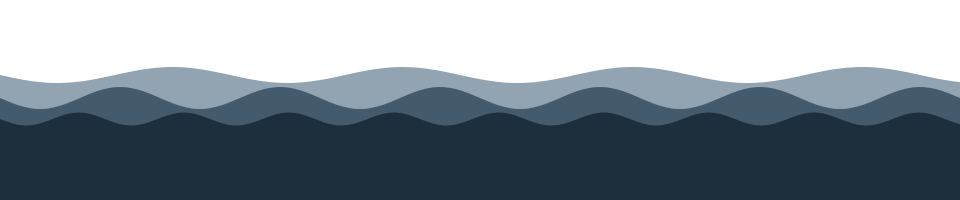
#> input picture parallax2/efectos/agua-00.png, 1920 x 400 px (shown at 1/2 size)
$ python -i vox.py   (imports and definitions only)
#> lines starting #> are read from the running program, lines starting #| are printed output that depends on the picture; after the words box and inside, x2 and y2 are one past the last pixel; in counts of white or black regions, pixels touching at a corner belong together
#!/usr/bin/env python3
"""
Estilo VOX: diseno plano, tipografia grande, recortes de papel y datos.

Por que esto resuelve lo que el parallax fotorrealista no resolvia:

  - No hace falta que las imagenes compartan luz. El recorte va sobre color
    plano con marco blanco y sombra: es collage, y el collage ADMITE que
    las piezas vengan de sitios distintos. Ese era el fallo insalvable de
    la biblioteca acumulada.
  - El marco blanco tapa el borde del recorte. Un alfa regular deja de
    importar porque nadie ve el borde real.
  - Casi todo el metraje es tipografia, formas y datos: eso es codigo, no
    imagen generada. No hay problema de resolucion porque no hay pixeles.
  - Nada de profundidad de campo, croma ni coherencia de lugar.
"""
import math
import numpy as np
from PIL import Image, ImageDraw, ImageFilter, ImageFont

# Las fuentes se buscan donde estan, no en una ruta fija de Linux: el
# repo trae las suyas en assets/fonts y la maquina de casa es Windows.
# Sin esto, `ImageFont.truetype` falla y cae a la fuente por defecto de
# Pillow, que es un mapa de bits de 11 px: el titular se ve como un
# vídeo de 1998.
import os as _os

_AQUI = _os.path.dirname(_os.path.abspath(__file__))
_CANDIDATAS = [
    _os.path.join(_AQUI, "..", "assets", "fonts", "{}"),
    "/usr/share/fonts/truetype/google-fonts/{}",
    "C:/Windows/Fonts/{}",
]


def _buscar(*nombres):
    for nom in nombres:
        for patron in _CANDIDATAS:
            ruta = _os.path.normpath(patron.format(nom))
            if _os.path.exists(ruta):
                return ruta
    return nombres[0]


FUENTE = _buscar("Poppins-Black.ttf", "Poppins-Bold.ttf", "Anton-Regular.ttf",
                 "ArchivoBlack-Regular.ttf", "arialbd.ttf")
FUENTE_TXT = _buscar("Poppins-Regular.ttf", "Nunito-Black.ttf",
                     "Quicksand-Bold.ttf", "arial.ttf")
#> further down, picture is the input picture: PIL image 1920x400 RGBA; mean R, G, B, A 23.2, 37, 47.3, 143

# Paleta corta y aplicada igual en todo el video. La contencion es la mitad
# del estilo: tres colores, no doce.
PALETAS = {
    "vox":     dict(fondo=(247, 244, 236), tinta=(26, 26, 28),
                    acento=(255, 199, 44), apoyo=(216, 66, 48), suave=(228, 223, 210)),
    "nocturno":dict(fondo=(22, 26, 34), tinta=(240, 238, 232),
                    acento=(255, 199, 44), apoyo=(240, 108, 84), suave=(38, 44, 56)),
    "dinero":  dict(fondo=(238, 240, 233), tinta=(24, 32, 26),
                    acento=(52, 168, 110), apoyo=(216, 66, 48), suave=(214, 222, 210)),
}


# [5 lines left out: function f, not called in this run]


def _suave(u):
    return 1 - (1 - u) ** 3


# [179 lines left out: functions lienzo, recorte, subrayado, titular, barras, cifra and 3 more, not called in this run]


def trazo(im, color=(224, 67, 41), dx=-16, dy=10, grosor=9):
    """
    Silueta desplazada detras del recorte, como un rotulador mal alineado.
    Hace dos cosas a la vez: da el relieve caracteristico y TAPA el borde
    del recorte. Un alfa mediocre deja de verse porque nadie mira el borde.
    """
#> called with color = (224, 67, 41), dx = -16, dy = 10, grosor = 9
    im = im.convert("RGBA")
    al = im.getchannel("A")
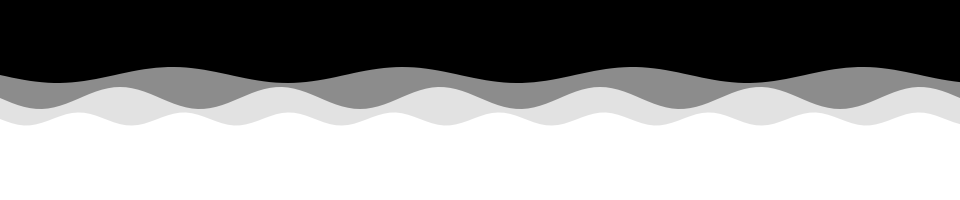
#> al: PIL image 1920x400 L (shown at 1/2 size); min 0, max 255, mean 143
    silueta = al.point(lambda v: 255 if v > 110 else 0)
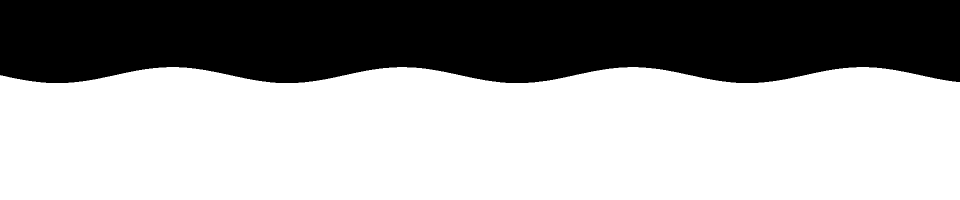
#> silueta: PIL image 1920x400 L (shown at 1/2 size); 62.4% white; 1 black region, box (x1, y1, x2, y2) and area: (0, 0, 1920, 166) 289148
    if grosor:
        silueta = silueta.filter(ImageFilter.MaxFilter(2 * (grosor // 2) + 1))
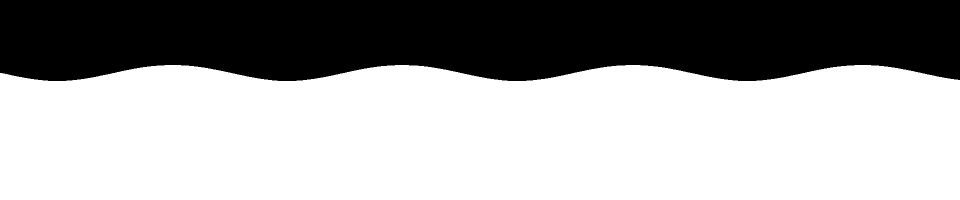
#> silueta: PIL image 1920x400 L (shown at 1/2 size); 63.5% white; 1 black region, box (x1, y1, x2, y2) and area: (0, 0, 1920, 162) 280388
    W, H = im.size
#> W = 1920; H = 400
    m = abs(dx) + abs(dy) + grosor * 2
    fuera = Image.new("RGBA", (W + m * 2, H + m * 2), (0, 0, 0, 0))
#> fuera: PIL image 2008x488 RGBA; every value is 0
    tinta = Image.new("RGBA", im.size, tuple(color) + (255,))
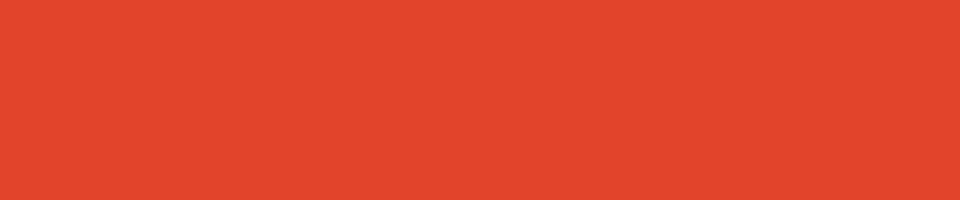
#> tinta: PIL image 1920x400 RGBA (shown at 1/2 size); mean R, G, B, A 224, 67, 41, 255
    fuera.paste(tinta, (m + dx, m + dy), silueta)
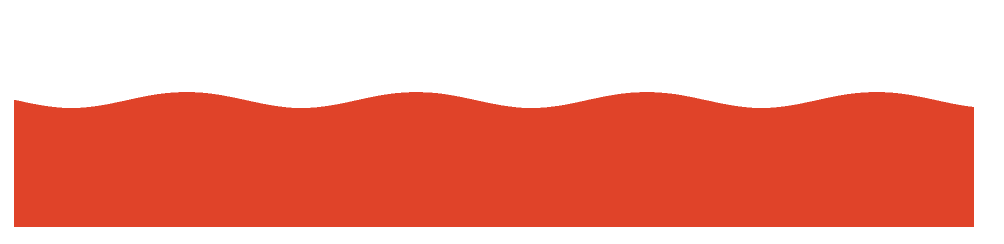
#> fuera: PIL image 2008x488 RGBA (shown at 1/2 size); mean R, G, B, A 111.5, 33.3, 20.4, 126.9; transparent parts drawn white
    fuera.paste(im, (m, m), im)
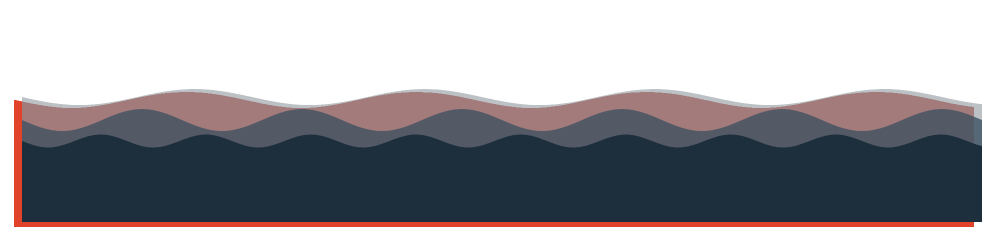
#> fuera: PIL image 2008x488 RGBA (shown at 1/2 size); mean R, G, B, A 30.5, 29.1, 34.4, 121.6; transparent parts drawn white
    return fuera.crop(fuera.getbbox() or (0, 0, W, H))
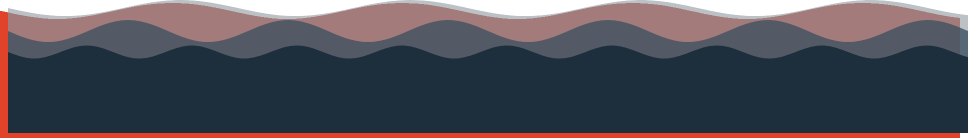
#> returned value: PIL image 1936x276 RGBA (shown at 1/2 size); mean R, G, B, A 56, 53.4, 63, 222.9; transparent parts drawn white


# [24 lines left out: function papel, not called in this run]

>>> from PIL import Image
>>> picture = Image.open('efectos/agua-00.png')
>>> result = trazo(picture)
